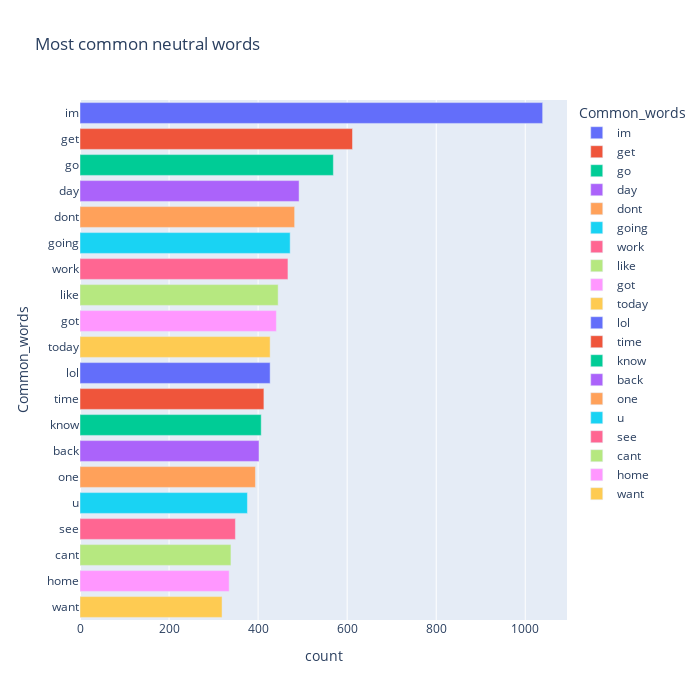

The code cell stored with this chart in its notebook:
### Code cell
fig = px.bar(temp_neutral, x="count", y="Common_words", title='Most common neutral words', orientation='h', width=700, height=700,color='Common_words')
fig.show()

### Figure 1 — Plotly figure (JSON) as saved in the notebook; plotly's stock layout.template omitted (floating-point values rounded to 4 significant figures)
{"data": [{"alignmentgroup": "True", "hovertemplate": "Common_words=%{y}<br>count=%{x}<extra></extra>", "legendgroup": "im", "marker": {"color": "#636efa", "pattern": {"shape": ""}}, "name": "im", "offsetgroup": "im", "orientation": "h", "showlegend": true, "textposition": "auto", "type": "bar", "x": [1039], "xaxis": "x", "y": ["im"], "yaxis": "y"}, {"alignmentgroup": "True", "hovertemplate": "Common_words=%{y}<br>count=%{x}<extra></extra>", "legendgroup": "get", "marker": {"color": "#EF553B", "pattern": {"shape": ""}}, "name": "get", "offsetgroup": "get", "orientation": "h", "showlegend": true, "textposition": "auto", "type": "bar", "x": [612], "xaxis": "x", "y": ["get"], "yaxis": "y"}, {"alignmentgroup": "True", "hovertemplate": "Common_words=%{y}<br>count=%{x}<extra></extra>", "legendgroup": "go", "marker": {"color": "#00cc96", "pattern": {"shape": ""}}, "name": "go", "offsetgroup": "go", "orientation": "h", "showlegend": true, "textposition": "auto", "type": "bar", "x": [569], "xaxis": "x", "y": ["go"], "yaxis": "y"}, {"alignmentgroup": "True", "hovertemplate": "Common_words=%{y}<br>count=%{x}<extra></extra>", "legendgroup": "day", "marker": {"color": "#ab63fa", "pattern": {"shape": ""}}, "name": "day", "offsetgroup": "day", "orientation": "h", "showlegend": true, "textposition": "auto", "type": "bar", "x": [492], "xaxis": "x", "y": ["day"], "yaxis": "y"}, {"alignmentgroup": "True", "hovertemplate": "Common_words=%{y}<br>count=%{x}<extra></extra>", "legendgroup": "dont", "marker": {"color": "#FFA15A", "pattern": {"shape": ""}}, "name": "dont", "offsetgroup": "dont", "orientation": "h", "showlegend": true, "textposition": "auto", "type": "bar", "x": [482], "xaxis": "x", "y": ["dont"], "yaxis": "y"}, {"alignmentgroup": "True", "hovertemplate": "Common_words=%{y}<br>count=%{x}<extra></extra>", "legendgroup": "going", "marker": {"color": "#19d3f3", "pattern": {"shape": ""}}, "name": "going", "offsetgroup": "going", "orientation": "h", "showlegend": true, "textposition": "auto", "type": "bar", "x": [472], "xaxis": "x", "y": ["going"], "yaxis": "y"}, {"alignmentgroup": "True", "hovertemplate": "Common_words=%{y}<br>count=%{x}<extra></extra>", "legendgroup": "work", "marker": {"color": "#FF6692", "pattern": {"shape": ""}}, "name": "work", "offsetgroup": "work", "orientation": "h", "showlegend": true, "textposition": "auto", "type": "bar", "x": [467], "xaxis": "x", "y": ["work"], "yaxis": "y"}, {"alignmentgroup": "True", "hovertemplate": "Common_words=%{y}<br>count=%{x}<extra></extra>", "legendgroup": "like", "marker": {"color": "#B6E880", "pattern": {"shape": ""}}, "name": "like", "offsetgroup": "like", "orientation": "h", "showlegend": true, "textposition": "auto", "type": "bar", "x": [445], "xaxis": "x", "y": ["like"], "yaxis": "y"}, {"alignmentgroup": "True", "hovertemplate": "Common_words=%{y}<br>count=%{x}<extra></extra>", "legendgroup": "got", "marker": {"color": "#FF97FF", "pattern": {"shape": ""}}, "name": "got", "offsetgroup": "got", "orientation": "h", "showlegend": true, "textposition": "auto", "type": "bar", "x": [441], "xaxis": "x", "y": ["got"], "yaxis": "y"}, {"alignmentgroup": "True", "hovertemplate": "Common_words=%{y}<br>count=%{x}<extra></extra>", "legendgroup": "today", "marker": {"color": "#FECB52", "pattern": {"shape": ""}}, "name": "today", "offsetgroup": "today", "orientation": "h", "showlegend": true, "textposition": "auto", "type": "bar", "x": [427], "xaxis": "x", "y": ["today"], "yaxis": "y"}, {"alignmentgroup": "True", "hovertemplate": "Common_words=%{y}<br>count=%{x}<extra></extra>", "legendgroup": "lol", "marker": {"color": "#636efa", "pattern": {"shape": ""}}, "name": "lol", "offsetgroup": "lol", "orientation": "h", "showlegend": true, "textposition": "auto", "type": "bar", "x": [427], "xaxis": "x", "y": ["lol"], "yaxis": "y"}, {"alignmentgroup": "True", "hovertemplate": "Common_words=%{y}<br>count=%{x}<extra></extra>", "legendgroup": "time", "marker": {"color": "#EF553B", "pattern": {"shape": ""}}, "name": "time", "offsetgroup": "time", "orientation": "h", "showlegend": true, "textposition": "auto", "type": "bar", "x": [413], "xaxis": "x", "y": ["time"], "yaxis": "y"}, {"alignmentgroup": "True", "hovertemplate": "Common_words=%{y}<br>count=%{x}<extra></extra>", "legendgroup": "know", "marker": {"color": "#00cc96", "pattern": {"shape": ""}}, "name": "know", "offsetgroup": "know", "orientation": "h", "showlegend": true, "textposition": "auto", "type": "bar", "x": [407], "xaxis": "x", "y": ["know"], "yaxis": "y"}, {"alignmentgroup": "True", "hovertemplate": "Common_words=%{y}<br>count=%{x}<extra></extra>", "legendgroup": "back", "marker": {"color": "#ab63fa", "pattern": {"shape": ""}}, "name": "back", "offsetgroup": "back", "orientation": "h", "showlegend": true, "textposition": "auto", "type": "bar", "x": [402], "xaxis": "x", "y": ["back"], "yaxis": "y"}, {"alignmentgroup": "True", "hovertemplate": "Common_words=%{y}<br>count=%{x}<extra></extra>", "legendgroup": "one", "marker": {"color": "#FFA15A", "pattern": {"shape": ""}}, "name": "one", "offsetgroup": "one", "orientation": "h", "showlegend": true, "textposition": "auto", "type": "bar", "x": [394], "xaxis": "x", "y": ["one"], "yaxis": "y"}, {"alignmentgroup": "True", "hovertemplate": "Common_words=%{y}<br>count=%{x}<extra></extra>", "legendgroup": "u", "marker": {"color": "#19d3f3", "pattern": {"shape": ""}}, "name": "u", "offsetgroup": "u", "orientation": "h", "showlegend": true, "textposition": "auto", "type": "bar", "x": [376], "xaxis": "x", "y": ["u"], "yaxis": "y"}, {"alignmentgroup": "True", "hovertemplate": "Common_words=%{y}<br>count=%{x}<extra></extra>", "legendgroup": "see", "marker": {"color": "#FF6692", "pattern": {"shape": ""}}, "name": "see", "offsetgroup": "see", "orientation": "h", "showlegend": true, "textposition": "auto", "type": "bar", "x": [349], "xaxis": "x", "y": ["see"], "yaxis": "y"}, {"alignmentgroup": "True", "hovertemplate": "Common_words=%{y}<br>count=%{x}<extra></extra>", "legendgroup": "cant", "marker": {"color": "#B6E880", "pattern": {"shape": ""}}, "name": "cant", "offsetgroup": "cant", "orientation": "h", "showlegend": true, "textposition": "auto", "type": "bar", "x": [339], "xaxis": "x", "y": ["cant"], "yaxis": "y"}, {"alignmentgroup": "True", "hovertemplate": "Common_words=%{y}<br>count=%{x}<extra></extra>", "legendgroup": "home", "marker": {"color": "#FF97FF", "pattern": {"shape": ""}}, "name": "home", "offsetgroup": "home", "orientation": "h", "showlegend": true, "textposition": "auto", "type": "bar", "x": [335], "xaxis": "x", "y": ["home"], "yaxis": "y"}, {"alignmentgroup": "True", "hovertemplate": "Common_words=%{y}<br>count=%{x}<extra></extra>", "legendgroup": "want", "marker": {"color": "#FECB52", "pattern": {"shape": ""}}, "name": "want", "offsetgroup": "want", "orientation": "h", "showlegend": true, "textposition": "auto", "type": "bar", "x": [319], "xaxis": "x", "y": ["want"], "yaxis": "y"}], "layout": {"barmode": "relative", "height": 700, "legend": {"title": {"text": "Common_words"}, "tracegroupgap": 0}, "title": {"text": "Most common neutral words"}, "width": 700, "xaxis": {"anchor": "y", "domain": [0, 1], "title": {"text": "count"}}, "yaxis": {"anchor": "x", "categoryarray": ["want", "home", "cant", "see", "u", "one", "back", "know", "time", "lol", "today", "got", "like", "work", "going", "dont", "day", "go", "get", "im"], "categoryorder": "array", "domain": [0, 1], "title": {"text": "Common_words"}}}}
